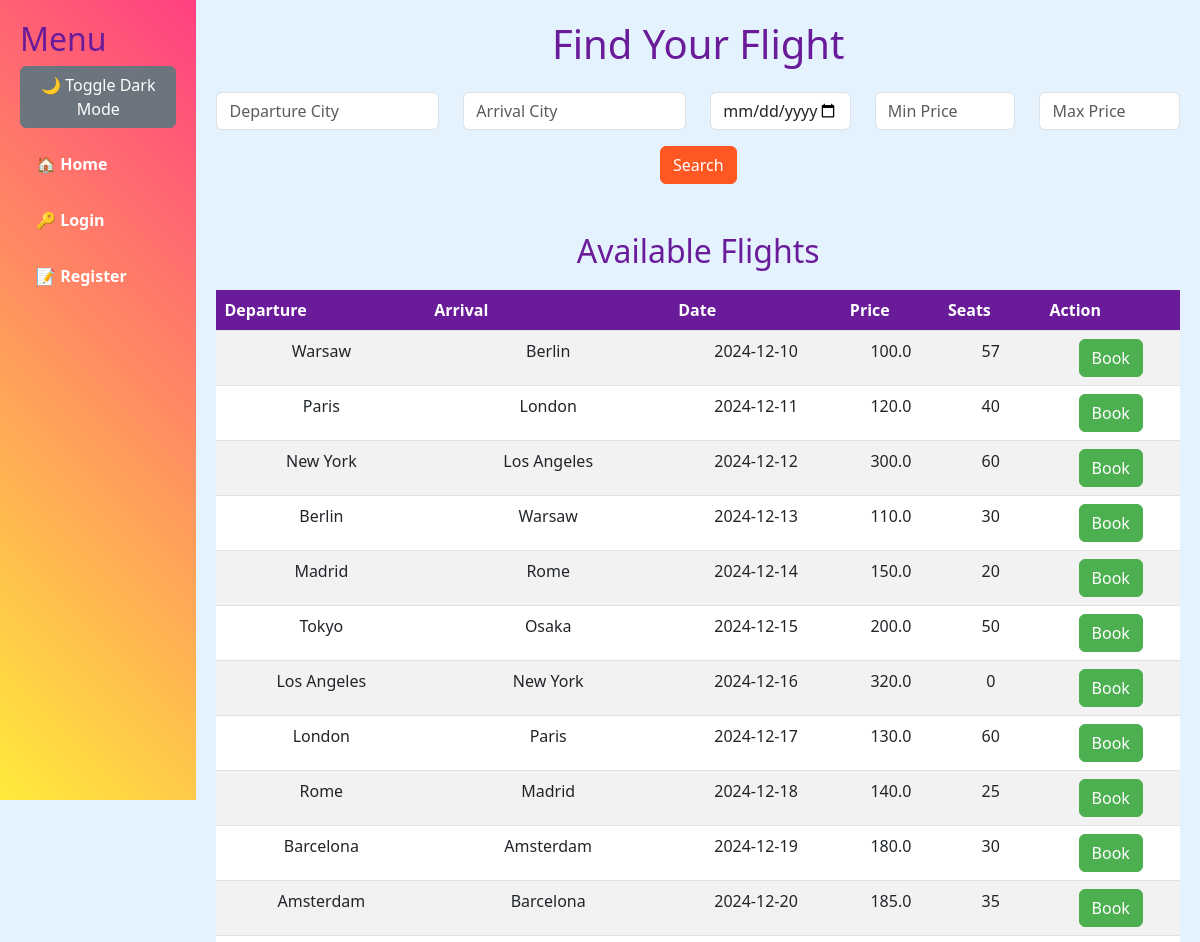
Before: / (upper part) with the older database file.
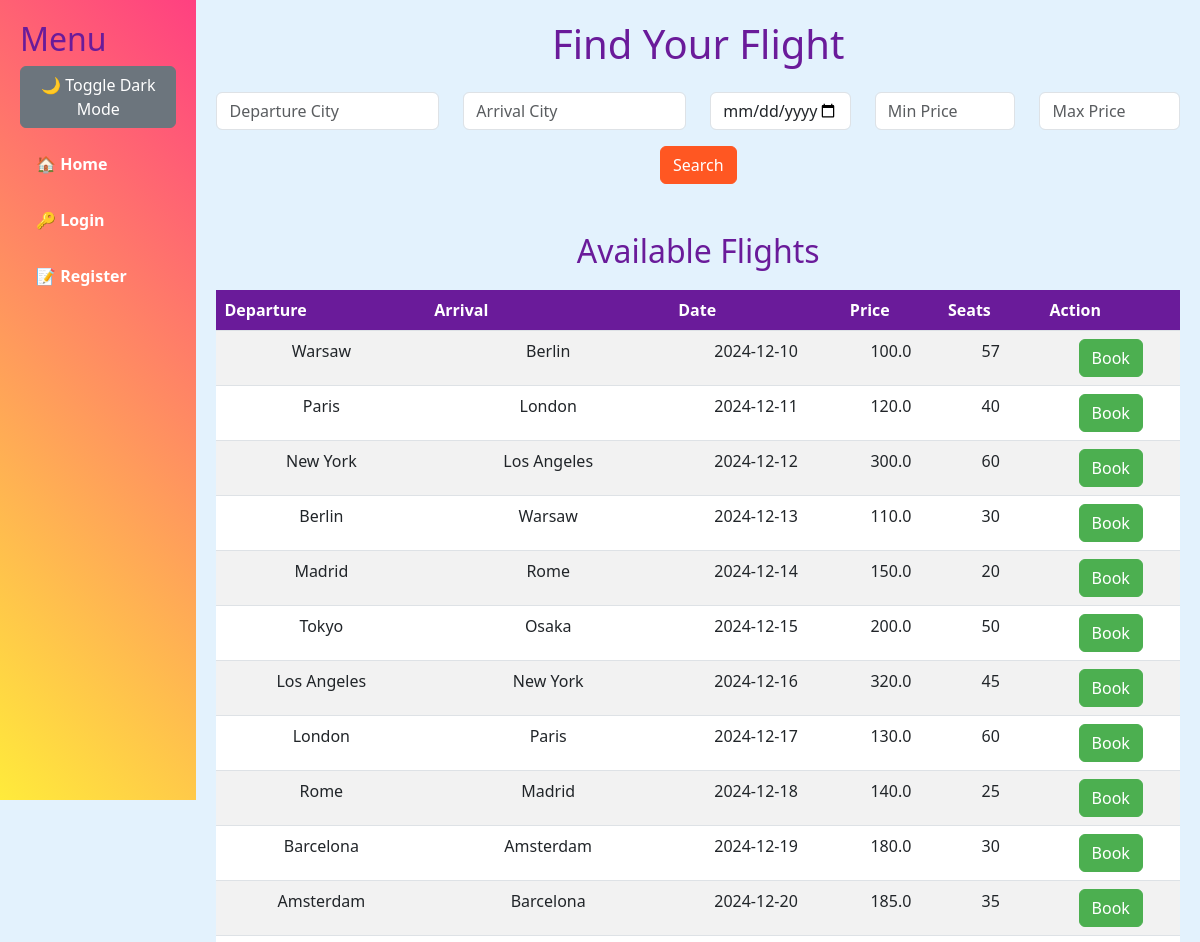
After: the same page with the newer database file.
### app.py (models this page shows)
class Flight(db.Model):
    id = db.Column(db.Integer, primary_key=True)
    departure_city = db.Column(db.String(100), nullable=False)
    arrival_city = db.Column(db.String(100), nullable=False)
    date = db.Column(db.String(100), nullable=False)
    price = db.Column(db.Float, nullable=False)
    available_seats = db.Column(db.Integer, nullable=False)

### app.py (the view)
@app.route("/", methods=["GET", "POST"])
def index():
    if request.method == "POST":
        departure_city = request.form.get("departure_city")
        arrival_city = request.form.get("arrival_city")
        date = request.form.get("date")
        min_price = request.form.get("min_price")
        max_price = request.form.get("max_price")
        flights = Flight.query
        if departure_city:
            flights = flights.filter(Flight.departure_city.ilike(f"%{departure_city}%"))
        if arrival_city:
            flights = flights.filter(Flight.arrival_city.ilike(f"%{arrival_city}%"))
        if date:
            flights = flights.filter(Flight.date == date)
        if min_price:
            flights = flights.filter(Flight.price >= float(min_price))
        if max_price:
            flights = flights.filter(Flight.price <= float(max_price))
        flights = flights.all()
    else:
        flights = Flight.query.all()
    return render_template("index.html", flights=flights)

### templates/index.html
{% extends "base.html" %}
{% block content %}
<h1 class="text-center mb-4">Find Your Flight</h1>
<form method="POST" action="{{ url_for('index') }}" class="mb-5">
    <div class="row">
        <div class="col-md-3">
            <input type="text" class="form-control" name="departure_city" placeholder="Departure City">
        </div>
        <div class="col-md-3">
            <input type="text" class="form-control" name="arrival_city" placeholder="Arrival City">
        </div>
        <div class="col-md-2">
            <input type="date" class="form-control" name="date">
        </div>
        <div class="col-md-2">
            <input type="number" class="form-control" name="min_price" placeholder="Min Price">
        </div>
        <div class="col-md-2">
            <input type="number" class="form-control" name="max_price" placeholder="Max Price">
        </div>
    </div>
    <div class="text-center mt-3">
        <button type="submit" class="btn btn-primary">Search</button>
    </div>
</form>
<h2 class="text-center mt-4">Available Flights</h2>
<table class="table table-striped">
    <thead>
        <tr>
            <th>Departure</th>
            <th>Arrival</th>
            <th>Date</th>
            <th>Price</th>
            <th>Seats</th>
            <th>Action</th>
        </tr>
    </thead>
    <tbody>
        {% for flight in flights %}
        <tr>
            <td>{{ flight.departure_city }}</td>
            <td>{{ flight.arrival_city }}</td>
            <td>{{ flight.date }}</td>
            <td>{{ flight.price }}</td>
            <td>{{ flight.available_seats }}</td>
            <td>
                <a href="{{ url_for('book_flight', flight_id=flight.id) }}" class="btn btn-success">Book</a>
            </td>
        </tr>
        {% endfor %}
    </tbody>
</table>
{% endblock %}

Changed rows visible on the page:
changed Flight (number 7 of 11 on the later page): available_seats "0" → "45"
